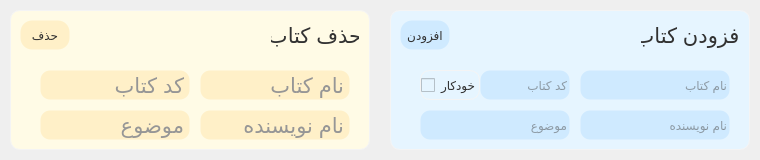
  <widget class="QFrame" name="frame_quick_acc">
   <property name="geometry">
    <rect>
     <x>20</x>
     <y>530</y>
     <width>760</width>
     <height>160</height>
    </rect>
   </property>
   <property name="styleSheet">
    <string notr="true">border-width:0px;
border-style:solid;
border-radius: 10px;
border-color: rgb(255, 255, 255);
color: rgb(50, 50, 50);</string>
   </property>
   <property name="frameShape">
    <enum>QFrame::StyledPanel</enum>
   </property>
   <property name="frameShadow">
    <enum>QFrame::Raised</enum>
   </property>
   <widget class="QFrame" name="frame_comp2">
    <property name="geometry">
     <rect>
      <x>10</x>
      <y>10</y>
      <width>360</width>
      <height>140</height>
     </rect>
    </property>
    <property name="cursor">
     <cursorShape>ArrowCursor</cursorShape>
    </property>
    <property name="styleSheet">
     <string notr="true">border-width:1px;
border-style:solid;
border-radius: 10px;
border-color: rgb(244, 244, 244);
background-color: rgb(255, 251, 230);</string>
    </property>
    <property name="frameShape">
     <enum>QFrame::NoFrame</enum>
    </property>
    <property name="frameShadow">
     <enum>QFrame::Raised</enum>
    </property>
    <widget class="QLabel" name="lbl_comp2_title">
     <property name="geometry">
      <rect>
       <x>260</x>
       <y>10</y>
       <width>90</width>
       <height>30</height>
      </rect>
     </property>
     <property name="font">
      <font>
       <pointsize>16</pointsize>
      </font>
     </property>
     <property name="styleSheet">
      <string notr="true">border-color: rgba(0, 0, 0,0);
background-color: rgba(0, 0, 0, 0);
color: rgb(50, 50, 50);</string>
     </property>
     <property name="text">
      <string>حذف کتاب</string>
     </property>
     <property name="alignment">
      <set>Qt::AlignCenter</set>
     </property>
    </widget>
    <widget class="QLabel" name="lbl_delBook_title">
     <property name="geometry">
      <rect>
       <x>190</x>
       <y>60</y>
       <width>150</width>
       <height>30</height>
      </rect>
     </property>
     <property name="font">
      <font>
       <pointsize>16</pointsize>
      </font>
     </property>
     <property name="layoutDirection">
      <enum>Qt::LeftToRight</enum>
     </property>
     <property name="styleSheet">
      <string notr="true">color: rgb(50, 50, 50);
color: rgb(150, 150, 150);
border-color: rgba(0, 0, 0, 0);
background-color: rgb(255, 240, 200);</string>
     </property>
     <property name="text">
      <string>نام کتاب</string>
     </property>
     <property name="alignment">
      <set>Qt::AlignLeading|Qt::AlignLeft|Qt::AlignVCenter</set>
     </property>
    </widget>
    <widget class="QLabel" name="lbl_delBook_author">
     <property name="geometry">
      <rect>
       <x>190</x>
       <y>100</y>
       <width>150</width>
       <height>30</height>
      </rect>
     </property>
     <property name="font">
      <font>
       <pointsize>16</pointsize>
      </font>
     </property>
     <property name="layoutDirection">
      <enum>Qt::LeftToRight</enum>
     </property>
     <property name="styleSheet">
      <string notr="true">color: rgb(50, 50, 50);
color: rgb(150, 150, 150);
border-color: rgba(0, 0, 0, 0);
background-color: rgb(255, 240, 200);</string>
     </property>
     <property name="text">
      <string>نام نویسنده</string>
     </property>
     <property name="alignment">
      <set>Qt::AlignLeading|Qt::AlignLeft|Qt::AlignVCenter</set>
     </property>
    </widget>
    <widget class="QLabel" name="lbl_delBook_category">
     <property name="geometry">
      <rect>
       <x>30</x>
       <y>100</y>
       <width>150</width>
       <height>30</height>
      </rect>
     </property>
     <property name="font">
      <font>
       <pointsize>16</pointsize>
      </font>
     </property>
     <property name="layoutDirection">
      <enum>Qt::LeftToRight</enum>
     </property>
     <property name="styleSheet">
      <string notr="true">color: rgb(50, 50, 50);
color: rgb(150, 150, 150);
border-color: rgba(0, 0, 0, 0);
background-color: rgb(255, 240, 200);</string>
     </property>
     <property name="text">
      <string>موضوع</string>
     </property>
     <property name="alignment">
      <set>Qt::AlignLeading|Qt::AlignLeft|Qt::AlignVCenter</set>
     </property>
    </widget>
    <widget class="QLabel" name="lbl_delBook_book_code">
     <property name="geometry">
      <rect>
       <x>30</x>
       <y>60</y>
       <width>150</width>
       <height>30</height>
      </rect>
     </property>
     <property name="font">
      <font>
       <pointsize>16</pointsize>
      </font>
     </property>
     <property name="layoutDirection">
      <enum>Qt::LeftToRight</enum>
     </property>
     <property name="styleSheet">
      <string notr="true">color: rgb(50, 50, 50);
color: rgb(150, 150, 150);
border-color: rgba(0, 0, 0, 0);
background-color: rgb(255, 240, 200);</string>
     </property>
     <property name="text">
      <string>کد کتاب</string>
     </property>
     <property name="alignment">
      <set>Qt::AlignLeading|Qt::AlignLeft|Qt::AlignVCenter</set>
     </property>
    </widget>
    <widget class="QPushButton" name="btn_delBook_submit">
     <property name="geometry">
      <rect>
       <x>10</x>
       <y>10</y>
       <width>50</width>
       <height>30</height>
      </rect>
     </property>
     <property name="cursor">
      <cursorShape>PointingHandCursor</cursorShape>
     </property>
     <property name="focusPolicy">
      <enum>Qt::NoFocus</enum>
     </property>
     <property name="styleSheet">
      <string notr="true">/*
border-width:1px;
border-style:solid;
border-radius: 12px;
border-color: rgba(244, 244, 244, 0);
background-color: rgb(225, 225, 225);
color: rgb(50, 50, 50);
*/

QPushButton {
	border-width:1px;
	border-style:solid;
	border-radius: 12px;
	border-color: rgba(244, 244, 244, 0);
	background-color: rgb(255, 240, 200);
	color: rgb(50, 50, 50);
}

QPushButton:pressed {
	background-color: rgb(173, 215, 239);
	
	background-color: rgb(246, 224, 150);
}</string>
     </property>
     <property name="text">
      <string>حذف</string>
     </property>
    </widget>
   </widget>
   <widget class="QFrame" name="frame_comp1">
    <property name="geometry">
     <rect>
      <x>390</x>
      <y>10</y>
      <width>360</width>
      <height>140</height>
     </rect>
    </property>
    <property name="cursor">
     <cursorShape>ArrowCursor</cursorShape>
    </property>
    <property name="styleSheet">
     <string notr="true">border-width:1px;
border-style:solid;
border-radius: 10px;
border-color: rgb(244, 244, 244);
background-color: rgb(230, 245, 255);</string>
    </property>
    <property name="frameShape">
     <enum>QFrame::NoFrame</enum>
    </property>
    <property name="frameShadow">
     <enum>QFrame::Raised</enum>
    </property>
    <widget class="QLabel" name="lbl_comp1_title">
     <property name="geometry">
      <rect>
       <x>250</x>
       <y>10</y>
       <width>100</width>
       <height>30</height>
      </rect>
     </property>
     <property name="font">
      <font>
       <pointsize>16</pointsize>
      </font>
     </property>
     <property name="styleSheet">
      <string notr="true">border-color: rgba(0, 0, 0,0);
background-color: rgba(0, 0, 0, 0);
color: rgb(50, 50, 50);</string>
     </property>
     <property name="text">
      <string>افزودن کتاب</string>
     </property>
     <property name="alignment">
      <set>Qt::AlignCenter</set>
     </property>
    </widget>
    <widget class="QLineEdit" name="input_bookAdd_title">
     <property name="geometry">
      <rect>
       <x>190</x>
       <y>60</y>
       <width>150</width>
       <height>30</height>
      </rect>
     </property>
     <property name="mouseTracking">
      <bool>true</bool>
     </property>
     <property name="focusPolicy">
      <enum>Qt::ClickFocus</enum>
     </property>
     <property name="autoFillBackground">
      <bool>false</bool>
     </property>
     <property name="styleSheet">
      <string notr="true">background-color: rgb(233, 233, 233);
color: rgb(75, 75, 75);
border-color: rgba(244, 244, 244, 0);
background-color: rgb(207, 234, 255);</string>
     </property>
     <property name="inputMethodHints">
      <set>Qt::ImhNone</set>
     </property>
     <property name="text">
      <string/>
     </property>
     <property name="frame">
      <bool>false</bool>
     </property>
     <property name="echoMode">
      <enum>QLineEdit::Normal</enum>
     </property>
     <property name="alignment">
      <set>Qt::AlignLeading|Qt::AlignLeft|Qt::AlignVCenter</set>
     </property>
     <property name="dragEnabled">
      <bool>false</bool>
     </property>
     <property name="placeholderText">
      <string>نام کتاب</string>
     </property>
     <property name="cursorMoveStyle">
      <enum>Qt::LogicalMoveStyle</enum>
     </property>
     <property name="clearButtonEnabled">
      <bool>false</bool>
     </property>
    </widget>
    <widget class="QLineEdit" name="input_bookAdd_author">
     <property name="geometry">
      <rect>
       <x>190</x>
       <y>100</y>
       <width>150</width>
       <height>30</height>
      </rect>
     </property>
     <property name="mouseTracking">
      <bool>true</bool>
     </property>
     <property name="focusPolicy">
      <enum>Qt::ClickFocus</enum>
     </property>
     <property name="autoFillBackground">
      <bool>false</bool>
     </property>
     <property name="styleSheet">
      <string notr="true">background-color: rgb(233, 233, 233);
color: rgb(75, 75, 75);
border-color: rgba(244, 244, 244, 0);
background-color: rgb(207, 234, 255);</string>
     </property>
     <property name="inputMethodHints">
      <set>Qt::ImhNone</set>
     </property>
     <property name="text">
      <string/>
     </property>
     <property name="frame">
      <bool>false</bool>
     </property>
     <property name="echoMode">
      <enum>QLineEdit::Normal</enum>
     </property>
     <property name="alignment">
      <set>Qt::AlignLeading|Qt::AlignLeft|Qt::AlignVCenter</set>
     </property>
     <property name="dragEnabled">
      <bool>false</bool>
     </property>
     <property name="placeholderText">
      <string>نام نویسنده</string>
     </property>
     <property name="cursorMoveStyle">
      <enum>Qt::LogicalMoveStyle</enum>
     </property>
     <property name="clearButtonEnabled">
      <bool>false</bool>
     </property>
    </widget>
    <widget class="QLineEdit" name="input_bookAdd_category">
     <property name="geometry">
      <rect>
       <x>30</x>
       <y>100</y>
       <width>150</width>
       <height>30</height>
      </rect>
     </property>
     <property name="mouseTracking">
      <bool>true</bool>
     </property>
     <property name="focusPolicy">
      <enum>Qt::ClickFocus</enum>
     </property>
     <property name="autoFillBackground">
      <bool>false</bool>
     </property>
     <property name="styleSheet">
      <string notr="true">color: rgb(75, 75, 75);
border-color: rgba(244, 244, 244, 0);
background-color: rgb(207, 234, 255);</string>
     </property>
     <property name="inputMethodHints">
      <set>Qt::ImhNone</set>
     </property>
     <property name="text">
      <string/>
     </property>
     <property name="frame">
      <bool>false</bool>
     </property>
     <property name="echoMode">
      <enum>QLineEdit::Normal</enum>
     </property>
     <property name="alignment">
      <set>Qt::AlignLeading|Qt::AlignLeft|Qt::AlignVCenter</set>
     </property>
     <property name="dragEnabled">
      <bool>false</bool>
     </property>
     <property name="placeholderText">
      <string>موضوع</string>
     </property>
     <property name="cursorMoveStyle">
      <enum>Qt::LogicalMoveStyle</enum>
     </property>
     <property name="clearButtonEnabled">
      <bool>false</bool>
     </property>
    </widget>
    <widget class="QPushButton" name="btn_bookAdd_submit">
     <property name="geometry">
      <rect>
       <x>10</x>
       <y>10</y>
       <width>50</width>
       <height>30</height>
      </rect>
     </property>
     <property name="cursor">
      <cursorShape>PointingHandCursor</cursorShape>
     </property>
     <property name="focusPolicy">
      <enum>Qt::NoFocus</enum>
     </property>
     <property name="styleSheet">
      <string notr="true">/*
border-width:1px;
border-style:solid;
border-radius: 12px;
border-color: rgba(244, 244, 244, 0);
background-color: rgb(225, 225, 225);
color: rgb(50, 50, 50);
*/

QPushButton {
	border-width:1px;
	border-style:solid;
	border-radius: 12px;
	border-color: rgba(244, 244, 244, 0);
	background-color: rgb(207, 234, 255);
	color: rgb(50, 50, 50);
}

QPushButton:pressed {
	background-color: rgb(173, 215, 239);
}</string>
     </property>
     <property name="text">
      <string>افزودن</string>
     </property>
    </widget>
    <widget class="QCheckBox" name="ChBox_automatic_code">
     <property name="geometry">
      <rect>
       <x>30</x>
       <y>60</y>
       <width>60</width>
       <height>30</height>
      </rect>
     </property>
     <property name="cursor">
      <cursorShape>PointingHandCursor</cursorShape>
     </property>
     <property name="layoutDirection">
      <enum>Qt::LeftToRight</enum>
     </property>
     <property name="text">
      <string>خودکار</string>
     </property>
     <property name="checked">
      <bool>false</bool>
     </property>
    </widget>
    <widget class="QLineEdit" name="input_bookAdd_book_code">
     <property name="geometry">
      <rect>
       <x>90</x>
       <y>60</y>
       <width>90</width>
       <height>30</height>
      </rect>
     </property>
     <property name="mouseTracking">
      <bool>true</bool>
     </property>
     <property name="focusPolicy">
      <enum>Qt::ClickFocus</enum>
     </property>
     <property name="autoFillBackground">
      <bool>false</bool>
     </property>
     <property name="styleSheet">
      <string notr="true">color: rgb(75, 75, 75);
border-color: rgba(244, 244, 244, 0);
background-color: rgb(207, 234, 255);</string>
     </property>
     <property name="inputMethodHints">
      <set>Qt::ImhNone</set>
     </property>
     <property name="text">
      <string/>
     </property>
     <property name="frame">
      <bool>false</bool>
     </property>
     <property name="echoMode">
      <enum>QLineEdit::Normal</enum>
     </property>
     <property name="alignment">
      <set>Qt::AlignLeading|Qt::AlignLeft|Qt::AlignVCenter</set>
     </property>
     <property name="dragEnabled">
      <bool>false</bool>
     </property>
     <property name="placeholderText">
      <string>کد کتاب</string>
     </property>
     <property name="cursorMoveStyle">
      <enum>Qt::LogicalMoveStyle</enum>
     </property>
     <property name="clearButtonEnabled">
      <bool>false</bool>
     </property>
    </widget>
   </widget>
  </widget>
